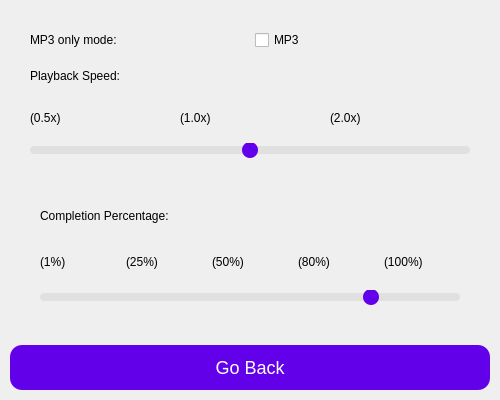
<?xml version="1.0" encoding="UTF-8"?>
<ui version="4.0">
 <class>Settings</class>
 <widget class="QWidget" name="VideoExcess_Settings">
  <property name="geometry">
   <rect>
    <x>0</x>
    <y>0</y>
    <width>500</width>
    <height>400</height>
   </rect>
  </property>
  <property name="windowTitle">
   <string>VideoExcess - Settings</string>
  </property>
  <layout class="QGridLayout" name="gridLayout">
   <property name="horizontalSpacing">
    <number>10</number>
   </property>
   <property name="verticalSpacing">
    <number>10</number>
   </property>
   <property name="margin">
    <number>10</number>
   </property>
   <item row="1" column="0">
    <widget class="QPushButton" name="goBackButton">
     <property name="styleSheet">
      <string>
      QPushButton {
        background-color: #6200EA; /* Vibrant Purple */
        color: white;
        font-size: 18px;
        border-radius: 12px; /* Increased roundness */
        padding: 12px;
        border: none; /* Remove the border */
      }
      QPushButton:hover {
        background-color: #3700B3; /* Darker purple when hovered */
        transform: translateY(-2px); /* Slight lift effect */
      }
      QPushButton:pressed {
        background-color: #230036; /* Darker on press */
      }
      </string>
     </property>
     <property name="text">
      <string>Go Back</string>
     </property>
    </widget>
   </item>
   <item row="0" column="0">
    <layout class="QVBoxLayout" name="verticalLayout">
     <property name="margin">
      <number>10</number>
     </property>
     <item>
      <layout class="QVBoxLayout" name="verticalLayout_2">
       <property name="margin">
        <number>10</number>
       </property>
       <item>
        <layout class="QHBoxLayout" name="horizontalLayout_3">
         <item>
          <widget class="QLabel" name="modeLabel">
           <property name="text">
            <string>MP3 only mode:</string>
           </property>
          </widget>
         </item>
         <item>
          <widget class="QCheckBox" name="mp3CheckBox">
           <property name="text">
            <string>MP3</string>
           </property>
          </widget>
         </item>
        </layout>
       </item>
       <item>
        <widget class="QLabel" name="playbackSpeedLabel">
         <property name="text">
          <string>Playback Speed:</string>
         </property>
        </widget>
       </item>
       <item>
        <layout class="QHBoxLayout" name="horizontalLayout_4">
         <item>
          <widget class="QLabel" name="playbackSpeedValue">
           <property name="text">
            <string>(0.5x)</string>
           </property>
          </widget>
         </item>
         <item>
          <widget class="QLabel" name="playbackSpeedValue_2">
           <property name="text">
            <string>(1.0x)</string>
           </property>
          </widget>
         </item>
         <item>
          <widget class="QLabel" name="playbackSpeedValue_3">
           <property name="text">
            <string>(2.0x)</string>
           </property>
          </widget>
         </item>
        </layout>
       </item>
       <item>
        <widget class="QSlider" name="playbackSpeedSlider">
         <property name="maximum">
          <number>2</number>
         </property>
         <property name="value">
          <number>1</number>
         </property>
         <property name="orientation">
          <enum>Qt::Orientation::Horizontal</enum>
         </property>
         <property name="styleSheet">
          <string>
          QSlider::groove:horizontal {
            background: #E0E0E0; /* Light background */
            height: 8px; /* More height */
            border-radius: 4px; /* Rounded groove */
          }
          QSlider::handle:horizontal {
            background: #6200EA; /* Handle color */
            width: 16px; /* Wider handle */
            margin: -4px 0; /* Center it */
            border-radius: 8px; /* Rounded handle */
          }
          </string>
         </property>
        </widget>
       </item>
      </layout>
     </item>
     <item>
      <layout class="QVBoxLayout" name="verticalLayout_3">
       <property name="margin">
        <number>10</number>
       </property>
       <item>
        <layout class="QVBoxLayout" name="verticalLayout_4">
         <property name="margin">
          <number>10</number>
         </property>
         <item>
          <widget class="QLabel" name="percentCompleteLabel">
           <property name="text">
            <string>Completion Percentage:</string>
           </property>
          </widget>
         </item>
         <item>
          <layout class="QHBoxLayout" name="horizontalLayout_5">
           <item>
            <widget class="QLabel" name="playbackSpeedValue_4">
             <property name="text">
              <string>(1%)</string>
             </property>
            </widget>
           </item>
           <item>
            <widget class="QLabel" name="playbackSpeedValue_7">
             <property name="text">
              <string>(25%)</string>
             </property>
            </widget>
           </item>
           <item>
            <widget class="QLabel" name="playbackSpeedValue_5">
             <property name="text">
              <string>(50%)</string>
             </property>
            </widget>
           </item>
           <item>
            <widget class="QLabel" name="playbackSpeedValue_6">
             <property name="text">
              <string>(80%)</string>
             </property>
            </widget>
           </item>
           <item>
            <widget class="QLabel" name="playbackSpeedValue_8">
             <property name="text">
              <string>(100%)</string>
             </property>
            </widget>
           </item>
          </layout>
         </item>
         <item>
          <layout class="QHBoxLayout" name="horizontalLayout_2">
           <item>
            <widget class="QSlider" name="completionSlider">
             <property name="maximum">
              <number>100</number>
             </property>
             <property name="value">
              <number>80</number>
             </property>
             <property name="orientation">
              <enum>Qt::Orientation::Horizontal</enum>
             </property>
             <property name="styleSheet">
              <string>
              QSlider::groove:horizontal {
                background: #E0E0E0; /* Light background */
                height: 8px; /* More height */
                border-radius: 4px; /* Rounded groove */
              }
              QSlider::handle:horizontal {
                background: #6200EA; /* Handle color */
                width: 16px; /* Wider handle */
                margin: -4px 0; /* Center it */
                border-radius: 8px; /* Rounded handle */
              }
              </string>
             </property>
            </widget>
           </item>
          </layout>
         </item>
        </layout>
       </item>
      </layout>
     </item>
    </layout>
   </item>
  </layout>
 </widget>
 <resources/>
 <connections/>
</ui>
